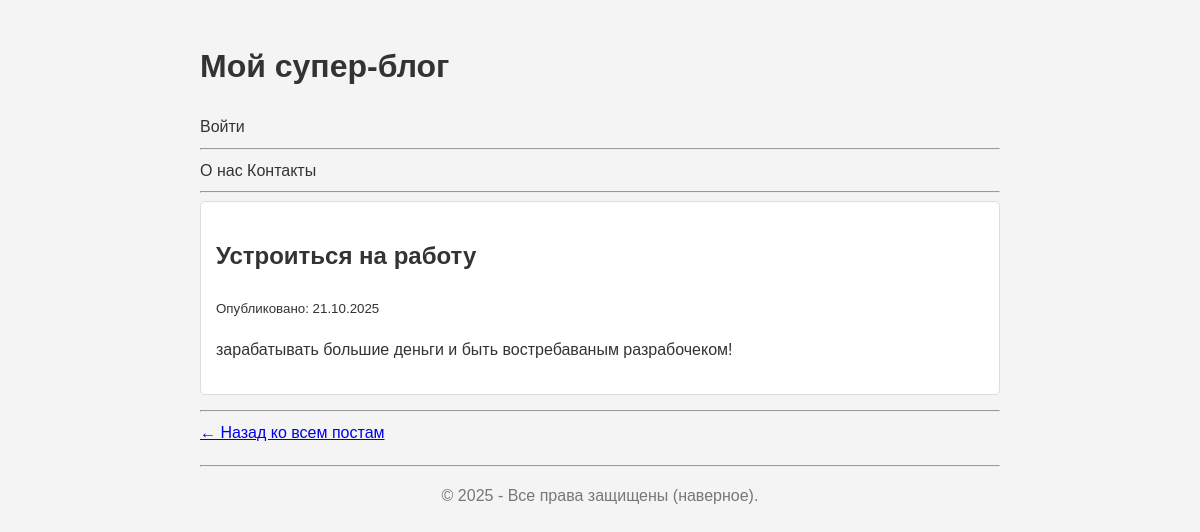
The app's page /-1761063348/ with its own data.
### blog/models.py (models this page shows, shortened)
class Post(models.Model):
    title = models.CharField(max_length=200, verbose_name="Заголовок")
    slug = models.SlugField(max_length=250, unique=True, blank=True)
    body = models.TextField(verbose_name="Текст поста")
    created_date = models.DateTimeField(default=timezone.now, verbose_name="Дата создания")
    class Meta:
        ordering = ['-created_date']
        verbose_name = "Пост"
        verbose_name_plural = "Посты"

### blog/views.py (the view)
# urls.py: path('<slug:slug>/', views.post_detail, name='post_detail'),
def post_detail(request, slug):
    post = get_object_or_404(Post, slug=slug)
    return render(request, 'blog/post_detail.html', {'post': post})

### blog/templates/blog/post_detail.html (shortened to what this page needs)
{% extends "base.html" %}
{% block content %}
    <article>
        <h1>{{ post.title }}</h1>
        <p><small>Опубликовано: {{ post.created_date|date:"d.m.Y" }}</small></p>
        <div>
            {{ post.body|linebreaks }}
        </div>
    </article>
    <hr>
    <a href="{% url 'post_list' %}">← Назад ко всем постам</a>
{% endblock %}

### static/css/style.css (style rules this page uses)
body { font-family: Arial, sans-serif; line-height: 1.6; background-color: #f4f4f4; color: #333; padding: 20px; max-width: 800px; margin: 0 auto; }
article { background-color: #fff; padding: 15px; margin-bottom: 15px; border-radius: 5px; border: 1px solid #ddd; }

### records on screen
Post: title "Устроиться на работу", created_date "21.10.2025", body "зарабатывать большие деньги и быть востребаваным разрабочеком!"
